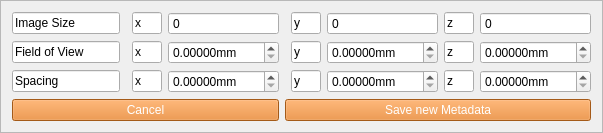
             <widget class="QFrame" name="frame_spacing">
              <property name="frameShape">
               <enum>QFrame::StyledPanel</enum>
              </property>
              <property name="frameShadow">
               <enum>QFrame::Raised</enum>
              </property>
              <layout class="QGridLayout" name="gridLayout_181">
               <item row="1" column="5">
                <widget class="QLineEdit" name="lineEdit_52">
                 <property name="maximumSize">
                  <size>
                   <width>30</width>
                   <height>16777215</height>
                  </size>
                 </property>
                 <property name="text">
                  <string>y</string>
                 </property>
                 <property name="readOnly">
                  <bool>true</bool>
                 </property>
                </widget>
               </item>
               <item row="2" column="6">
                <widget class="QDoubleSpinBox" name="doubleSpinBox_fovy">
                 <property name="toolTip">
                  <string>Field of view along Y, in mm — editing this rescales the Y voxel spacing to match (voxel count stays fixed).</string>
                 </property>
                 <property name="suffix">
                  <string>mm</string>
                 </property>
                 <property name="decimals">
                  <number>5</number>
                 </property>
                 <property name="maximum">
                  <double>1000.000000000000000</double>
                 </property>
                </widget>
               </item>
               <item row="2" column="7">
                <widget class="QLineEdit" name="lineEdit_56">
                 <property name="maximumSize">
                  <size>
                   <width>30</width>
                   <height>16777215</height>
                  </size>
                 </property>
                 <property name="text">
                  <string>z</string>
                 </property>
                 <property name="readOnly">
                  <bool>true</bool>
                 </property>
                </widget>
               </item>
               <item row="3" column="6">
                <widget class="QDoubleSpinBox" name="doubleSpinBox_spay">
                 <property name="toolTip">
                  <string>Voxel spacing along Y, in mm — editing this rescales the Y field of view to match (voxel count stays fixed).</string>
                 </property>
                 <property name="suffix">
                  <string>mm</string>
                 </property>
                 <property name="decimals">
                  <number>5</number>
                 </property>
                 <property name="maximum">
                  <double>1000.000000000000000</double>
                 </property>
                </widget>
               </item>
               <item row="1" column="6">
                <widget class="QSpinBox" name="spinBox_dimey">
                 <property name="toolTip">
                  <string>Number of voxels along Y in the loaded volume (read-only).</string>
                 </property>
                 <property name="readOnly">
                  <bool>true</bool>
                 </property>
                 <property name="buttonSymbols">
                  <enum>QAbstractSpinBox::NoButtons</enum>
                 </property>
                 <property name="maximum">
                  <number>1000</number>
                 </property>
                </widget>
               </item>
               <item row="5" column="4" colspan="5">
                <widget class="QPushButton" name="pushButton_SaveSpacing">
                 <property name="toolTip">
                  <string>Apply the edited spacing/field-of-view values to the volume's metadata.</string>
                 </property>
                 <property name="styleSheet">
                  <string notr="true"> QPushButton { background-color: #e67e22; color: white; } QPushButton:disabled { background-color: #a9713f; color: #cccccc; }</string>
                 </property>
                 <property name="text">
                  <string>Save new Metadata</string>
                 </property>
                </widget>
               </item>
               <item row="1" column="7">
                <widget class="QLineEdit" name="lineEdit_55">
                 <property name="maximumSize">
                  <size>
                   <width>30</width>
                   <height>16777215</height>
                  </size>
                 </property>
                 <property name="text">
                  <string>z</string>
                 </property>
                 <property name="readOnly">
                  <bool>true</bool>
                 </property>
                </widget>
               </item>
               <item row="1" column="8">
                <widget class="QSpinBox" name="spinBox_dimez">
                 <property name="toolTip">
                  <string>Number of voxels along Z in the loaded volume (read-only).</string>
                 </property>
                 <property name="readOnly">
                  <bool>true</bool>
                 </property>
                 <property name="buttonSymbols">
                  <enum>QAbstractSpinBox::NoButtons</enum>
                 </property>
                 <property name="maximum">
                  <number>1000</number>
                 </property>
                </widget>
               </item>
               <item row="2" column="2">
                <widget class="QLineEdit" name="lineEdit_50">
                 <property name="maximumSize">
                  <size>
                   <width>30</width>
                   <height>16777215</height>
                  </size>
                 </property>
                 <property name="text">
                  <string>x</string>
                 </property>
                 <property name="readOnly">
                  <bool>true</bool>
                 </property>
                </widget>
               </item>
               <item row="3" column="0">
                <widget class="QLineEdit" name="lineEdit_47">
                 <property name="minimumSize">
                  <size>
                   <width>100</width>
                   <height>0</height>
                  </size>
                 </property>
                 <property name="text">
                  <string>Spacing</string>
                 </property>
                 <property name="readOnly">
                  <bool>true</bool>
                 </property>
                </widget>
               </item>
               <item row="3" column="5">
                <widget class="QLineEdit" name="lineEdit_54">
                 <property name="maximumSize">
                  <size>
                   <width>30</width>
                   <height>16777215</height>
                  </size>
                 </property>
                 <property name="text">
                  <string>y</string>
                 </property>
                 <property name="readOnly">
                  <bool>true</bool>
                 </property>
                </widget>
               </item>
               <item row="2" column="5">
                <widget class="QLineEdit" name="lineEdit_53">
                 <property name="maximumSize">
                  <size>
                   <width>30</width>
                   <height>16777215</height>
                  </size>
                 </property>
                 <property name="text">
                  <string>y</string>
                 </property>
                 <property name="readOnly">
                  <bool>true</bool>
                 </property>
                </widget>
               </item>
               <item row="2" column="0">
                <widget class="QLineEdit" name="lineEdit_48">
                 <property name="minimumSize">
                  <size>
                   <width>100</width>
                   <height>0</height>
                  </size>
                 </property>
                 <property name="text">
                  <string>Field of View</string>
                 </property>
                 <property name="readOnly">
                  <bool>true</bool>
                 </property>
                </widget>
               </item>
               <item row="3" column="2">
                <widget class="QLineEdit" name="lineEdit_51">
                 <property name="maximumSize">
                  <size>
                   <width>30</width>
                   <height>16777215</height>
                  </size>
                 </property>
                 <property name="text">
                  <string>x</string>
                 </property>
                 <property name="readOnly">
                  <bool>true</bool>
                 </property>
                </widget>
               </item>
               <item row="1" column="0">
                <widget class="QLineEdit" name="lineEdit_46">
                 <property name="minimumSize">
                  <size>
                   <width>100</width>
                   <height>0</height>
                  </size>
                 </property>
                 <property name="text">
                  <string>Image Size</string>
                 </property>
                 <property name="readOnly">
                  <bool>true</bool>
                 </property>
                </widget>
               </item>
               <item row="2" column="8">
                <widget class="QDoubleSpinBox" name="doubleSpinBox_fovz">
                 <property name="toolTip">
                  <string>Field of view along Z, in mm — editing this rescales the Z voxel spacing to match (voxel count stays fixed).</string>
                 </property>
                 <property name="suffix">
                  <string>mm</string>
                 </property>
                 <property name="decimals">
                  <number>5</number>
                 </property>
                 <property name="maximum">
                  <double>1000.000000000000000</double>
                 </property>
                </widget>
               </item>
               <item row="3" column="3">
                <widget class="QDoubleSpinBox" name="doubleSpinBox_spax">
                 <property name="toolTip">
                  <string>Voxel spacing along X, in mm — editing this rescales the X field of view to match (voxel count stays fixed).</string>
                 </property>
                 <property name="suffix">
                  <string>mm</string>
                 </property>
                 <property name="decimals">
                  <number>5</number>
                 </property>
                 <property name="maximum">
                  <double>1000.000000000000000</double>
                 </property>
                </widget>
               </item>
               <item row="1" column="3">
                <widget class="QSpinBox" name="spinBox_dimex">
                 <property name="toolTip">
                  <string>Number of voxels along X in the loaded volume (read-only).</string>
                 </property>
                 <property name="readOnly">
                  <bool>true</bool>
                 </property>
                 <property name="buttonSymbols">
                  <enum>QAbstractSpinBox::NoButtons</enum>
                 </property>
                 <property name="maximum">
                  <number>1000</number>
                 </property>
                </widget>
               </item>
               <item row="5" column="0" colspan="4">
                <widget class="QPushButton" name="pushButton_cancel_spacing">
                 <property name="toolTip">
                  <string>Close this dialog without applying the spacing/field-of-view changes.</string>
                 </property>
                 <property name="styleSheet">
                  <string notr="true"> QPushButton { background-color: #e67e22; color: white; } QPushButton:disabled { background-color: #a9713f; color: #cccccc; }</string>
                 </property>
                 <property name="text">
                  <string>Cancel</string>
                 </property>
                </widget>
               </item>
               <item row="2" column="3">
                <widget class="QDoubleSpinBox" name="doubleSpinBox_fovx">
                 <property name="toolTip">
                  <string>Field of view (mm) along this axis in the Change Spacing popup — editing it recalculates the matching spacing value.</string>
                 </property>
                 <property name="suffix">
                  <string>mm</string>
                 </property>
                 <property name="decimals">
                  <number>5</number>
                 </property>
                 <property name="maximum">
                  <double>1000.000000000000000</double>
                 </property>
                </widget>
               </item>
               <item row="1" column="2">
                <widget class="QLineEdit" name="lineEdit_49">
                 <property name="maximumSize">
                  <size>
                   <width>30</width>
                   <height>16777215</height>
                  </size>
                 </property>
                 <property name="text">
                  <string>x</string>
                 </property>
                 <property name="readOnly">
                  <bool>true</bool>
                 </property>
                </widget>
               </item>
               <item row="3" column="7">
                <widget class="QLineEdit" name="lineEdit_57">
                 <property name="maximumSize">
                  <size>
                   <width>30</width>
                   <height>16777215</height>
                  </size>
                 </property>
                 <property name="text">
                  <string>z</string>
                 </property>
                 <property name="readOnly">
                  <bool>true</bool>
                 </property>
                </widget>
               </item>
               <item row="3" column="8">
                <widget class="QDoubleSpinBox" name="doubleSpinBox_spaz">
                 <property name="toolTip">
                  <string>New voxel spacing (mm) along the z axis to stage before saving — editing it recalculates the matching field of view.</string>
                 </property>
                 <property name="suffix">
                  <string>mm</string>
                 </property>
                 <property name="decimals">
                  <number>5</number>
                 </property>
                 <property name="maximum">
                  <double>1000.000000000000000</double>
                 </property>
                </widget>
               </item>
              </layout>
             </widget>
